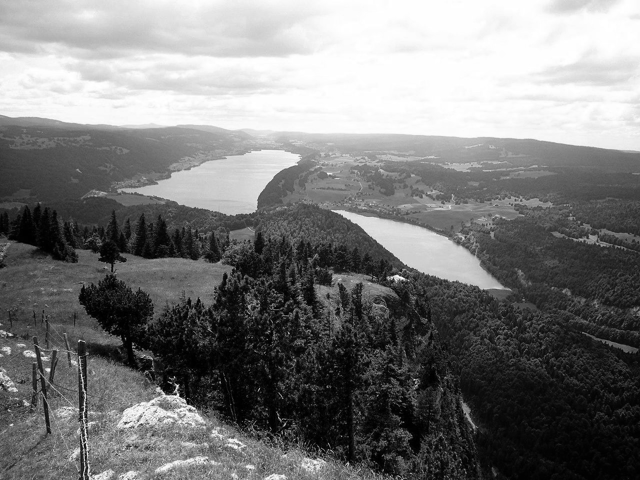
#> input picture 1_pixel_fourier_lab/images/joux.tif, 640 x 480 px; the run also reads 1 picture not shown here
$ jupyter execute --allow-errors 1_pixelwise_operations.ipynb   (shell and % lines are left out)
#> lines starting #> are read from the running program, lines starting #| are printed output that depends on the picture
## Image Processing Laboratory Notebooks
---

This Jupyter Notebook is part of a series of computer laboratories that are designed
to teach image-processing programming; they are running on the EPFL's Noto server. They are the practical complement of the theoretical lectures of the EPFL's Master course
[**MICRO-511 Image Processing I**](https://moodle.epfl.ch/course/view.php?id=522) taught by Prof. M. Unser and Prof. D. Van de Ville.

The project is funded by the Center for Digital Education and the School of Engineering. It is owned by the [Biomedical Imaging Group](http://bigwww.epfl.ch/).
The distribution or reproduction of the notebook is strictly prohibited without the written consent of the authors.  &copy; EPFL 2025.

**Authors**:
    [Pol del Aguila Pla](mailto:pol.delaguilapla@epfl.ch),
    [Kay Lächler](mailto:kay.lachler@epfl.ch),
    [Alejandro Noguerón Arámburu](mailto:alejandro.nogueronaramburu@epfl.ch),
    [Yan Liu](mailto:yan.liu@epfl.ch), and
    [Daniel Sage](mailto:daniel.sage@epfl.ch).

---
# Lab 1.1: Pixel-wise operations
**Released**: Thursday, September 25, 2025

**Submission deadline**: Monday, October 6, 2025, before 23:59 on [Moodle](https://moodle.epfl.ch/course/view.php?id=522)

**Grade weight**: Lab 1 (16 points), 9% of the overall grade

**Related lectures**: Chapter 1

### Student Name:
### SCIPER:

Double-click on this cell and fill your name and SCIPER number. Then, run the cell below to verify your identity in Noto and set the seed for random results.

[cell 1]
import getpass
# This line recovers your camipro number to mark the images with your ID
uid = int(getpass.getuser().split('-')[2]) if len(getpass.getuser().split('-')) > 2 else ord(getpass.getuser()[0])
print(f'SCIPER: {uid}')

### Imports
In the next cell we import the python libraries that we will use throughout the lab, as well as the `ImageViewer` class (Python package developed specifically for these laboratories, see documentation [here](https://github.com/Biomedical-Imaging-Group/interactive-kit/wiki/Image-Viewer), or run the python command `help(viewer)` after loading the class):
* [`matplotlib.pyplot`](https://matplotlib.org), to display images,
* [`ipywidgets`](https://ipywidgets.readthedocs.io/en/latest/), to make the image display interactive, and
* [`numpy`](https://numpy.org/doc/stable/reference/), for mathematical operations on arrays.

Run the next cell to get your notebook ready.

**Note:** Always run the two import cells below before starting to work on the notebook.

[cell 2]

# Configure plotting as dynamic

# Import required packages for this lab
import matplotlib.pyplot as plt
import ipywidgets as widgets
import numpy as np
from skimage import io
from interactive_kit import imviewer as viewer

# Loading images
joux = io.imread("images/joux.tif").astype('float64')
#> joux: shape (480, 640) float64; min 0, max 255, mean 122.7
c_elegans = io.imread("images/c-elegans.tif")

In the following cell we import the JS `ImageAccess` class. You can find the documentation of the class [here](https://biomedical-imaging-group.github.io/image-access/).

#> (a cell that did not finish here is left out)

# Pixel-wise operations (9 points)

In this laboratory you will learn the basics of pixel-wise image processing by performing simple operations at a pixel level. This has many practical applications such as image normalization, colorization, and just to get information of an image. However, part of the goal of this laboratory is for you to feel comfortable with the process of accessing pixels of an image in both a high-level and a low-level language. Therefore, the laboratory will be mostly in *JavaScript*, and then we will use *Python* for a few applications.

**Important:** Each cell that contains code begins with `%use sos` or `%use javascript`. This indicates if the code in this specific cell should be executed in Python or JavaScript. Do not change or remove any lines of code that begin with an `%`. They need to be on the first line of each cell!

### Visualize Images
To become familiar with the images we will use, run the next cell and cycle through them.

[cell 4]
plt.close("all")
#> (the rest of this cell did not finish here and is left out)

# 1. Vignetting (3 points)

Vignetting refers to the reduction of brightness at the border of an image, leaving an unaffected circular region (or "hole") in the middle. It was initially an unintended effect caused by lens limitations in photography, but is now often seen as a decorative feature.

## 1.A. Vignetting in JavaScript (1 point)

To add the vignetting effect to a picture, the input image will be multiplied by a vignetting function $v(r)$:
$$v(r)=1-\frac{\alpha}{1+e^{-k(r-\frac{h}{2})}},\;\;\text{where}\;\; r^2(x,y)=\frac{(x-x_c)^2}{n_x^2}+\frac{(y-y_c)^2}{n_y^2},$$

with $r$ the normalized distance from the center of the image; $n_x$ and $n_y$ the size of the image, $x_c$ and $y_c$ the location of the center pixel of the image.
The three parameters $h$, $k$ and $\alpha$ allow us to tune the vignetting effect.

In the cell below, **for 1 point**, complete the function `vignette(img, h, k, alpha)` that multiplies each pixel of the input image by the vignetting function.

*Hint:* [Link](https://developer.mozilla.org/en-US/docs/Web/JavaScript/Reference/Global_Objects/Math) to the documentation on JavaScript's Math object.

#> (a cell that did not finish here is left out)

In the next cell we will perform a very basic sanity check, by applying the <code>vignette</code> function on a blank (all pixels are $255$) image and checking the minimum and maximum values of the vignetting effect. Since we use $\alpha=0.6$, the minimum value should be $(1 - 0.6) \cdot 255 = 102$, and because we use a large $h$ as well as $k \ne 0$, the maximum value should be $255$.

Run the cell below to check that this is the case. Be aware that even if your function passes the sanity checks, this does not mean that it is correct.

#> (a cell that did not finish here is left out)

Let's visualize the vignette effect created by your function on the blank image in the next cell. This visualization will help you find issues, if there are any.

[cell 7]

plt.close('all')
#> (the rest of this cell did not finish here and is left out)

## 1.B. Vignetting in Python (2 points)

Now that you have implemented the low-level version of the vignetting function, we will demonstrate how to achieve the same result in a higher-level language, such as Python. For this, we define the function for $r(x, y)$ and $v(r)$, and then we can use [`np.fromfunction`](https://numpy.org/doc/stable/reference/generated/numpy.fromfunction.html) to evaluate the function over the entire image. Run the cell below to define the Python version of the `vignette` function, which we will use to test your JavaScript function.

[cell 8]
# Function that applies the vignette effect on an image
def vignette(img, h, k, alpha):
    # Center pixel
#> called with h = 0.85, k = 200, alpha = 0.4
    y_c, x_c = np.array(img.shape) // 2
#> y_c = 240; x_c = 320
    # Define functions for r and v
    r_func = lambda x, y: np.sqrt((x-x_c)**2/img.shape[1]**2 + (y-y_c)**2/img.shape[0]**2)
    v_func = lambda y, x: 1 - alpha / (1 + np.exp(-k*(r_func(x, y) - (h/2))))
    # Evaluate the functions to generate v(r)
    v = np.fromfunction(v_func, img.shape)
    return img * v
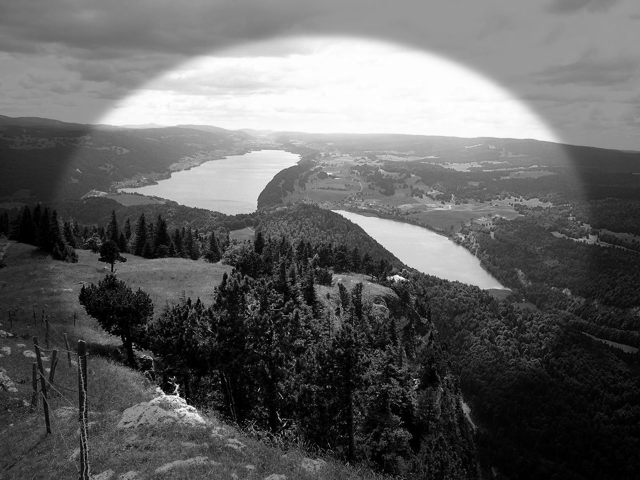
#> returned value: shape (480, 640) float64; min 0, max 255, mean 98.8

joux_vignette = vignette(joux, 0.85, 200, 0.4)

In the following two cells, we will compare your JavaScript function with the Python one using the image `joux`.
**Note**: If your function is not correct, **red** regions in the `viewer` indicate differences between the two images. Use this to correct your implementation.

#> (a cell that did not finish here is left out)

#> (a cell that did not finish here is left out)

Finally, gain a better understanding of how the three parameters ($h$, $k$, and $\alpha$) influence the final result using the <code>Extra Widgets</code> to observe image changes.

[cell 11]
# Define sliders and button
h_slider = widgets.FloatSlider(value=0.5, min=0, max=1, step=0.01, description='h')
k_slider = widgets.FloatSlider(value=150, min=0, max=300, step=1, description='k')
alpha_slider = widgets.FloatSlider(value=0.5, min=0, max=1, step=0.01, description=r'$\alpha$')
button = widgets.Button(description='Apply Vignette')

# Callback function that applies the vignette effect
def vignette_callback(img):
    return vignette(img, h_slider.value, k_slider.value, alpha_slider.value)

plt.close('all')
#> (the rest of this cell did not finish here and is left out)

### Multple Choice Questions

For **two points (0.5 points each)**, answer the next four multiple choice questions.

* Q1: What does the parameter $h$ control?

1. The attenuation of the background outside the hole.
2. The size of the hole.
3. The shape of the hole.
4. The fading of the border of the hole into the background.

In the next cell, assign your choice to the variable `answer`. Then, run the cell after that one to verify that your answer is valid.

[cell 12]
# Modify the variable below to reflect your choice
answer = None
# YOUR CODE HERE

[cell 13]
# Check that the answer is in the correct range
if not answer in [1, 2, 3, 4]:
    print('WARNING!!\nPossible answers are 1, 2, 3 or 4.')

* Q2: What does the parameter $k$ control?

1. The attenuation of the background outside the hole.
2. The size of the hole.
3. The shape of the hole.
4. The fading of the border of the hole into the background.

In the next cell, assign your choice to the variable `answer`.

[cell 14]
# Modify the variable below to reflect your choice
answer = None
# YOUR CODE HERE

[cell 15]
# Check that the answer is in the correct range
if not answer in [1, 2, 3, 4]:
    print('WARNING!!\nPossible answers are 1, 2, 3 or 4.')

* Q3: What does the parameter $\alpha$ control?

1. The attenuation of the background outside the hole.
2. The size of the hole.
3. The shape of the hole.
4. The fading of the border of the hole into the background.

In the next cell, assign your choice to the variable `answer`.

[cell 16]
# Modify the variable below to reflect your choice
answer = None
# YOUR CODE HERE

[cell 17]
# Check that the answer is in the correct range
if not answer in [1, 2, 3, 4]:
    print('WARNING!!\nPossible answers are 1, 2, 3 or 4.')

* Q4: What is the range of values of $r$?

1. $[0, \pi]$
2. $[0, \max(n_x, n_y)]$
3. $[0, \frac{\sqrt{2}}{2}]$
4. $[0, \frac{1}{2}]$

In the next cell, assign your choice to the variable `answer`.

[cell 18]
# Modify the variable below to reflect your choice
answer = None
# YOUR CODE HERE

[cell 19]
# Check that the answer is in the correct range
if not answer in [1, 2, 3, 4]:
    print('WARNING!!\nPossible answers are 1, 2, 3 or 4.')

# 2. Image normalization (6 points)

Normalization is a key preprocessing step in image processing. In this section, you will learn different ways to normalize an image.

## 2.A. Pixelwise normalization (4 points)

**For a total of 3 points**, complete the three functions below (**1 point each**), which output images normalized with respect to different statistics:

* `makeZeroMean(img)`: Normalizes the image so that the **sample mean of the pixel values is zero**. The standard deviation remains the same.
* `stretchContrast(img)`: Normalizes the image so that the **minimum value is $0$ and the maximum value is $1$ (the ratio $\frac{\sigma}{range}$ should not change)**.
* `normalize2ndOrderStatistics(img)`: Normalizes the image so that the **sample mean of the pixel values is zero** and the **sample standard deviation is $1$**.

JS, unlike Python, **does not** have a function to calculate the mean or the standard deviation. Thus, you will need to code them yourself explicitly.

*Hint:* You can use `img.getMin()` and `img.getMax()` to get the min and max value of a JavaScript image `img`. Also, you can access a wide range of mathematical functions through the Math library in JavaScript (e.g., `Math.sqrt()`). You can read more about it [here](https://developer.mozilla.org/en-US/docs/Web/JavaScript/Reference/Global_Objects/Math).

**Note:** Make sure to calculate the mean and standard deviation outside of the two for loops that iterate through the pixels of the image, otherwise the operation takes much too long to compute for real images!

First, implement the function `makeZeroMean` in the cell below.

#> (a cell that did not finish here is left out)

Great! Now it's time to test your implementation. We will do two parallel tests: one on a simple $3×3$ array, one on a real image `joux`. If an error is thrown in any of the tests, you implementation is not yet correct. We will also test the execution time of your function, to tell you if you made a mistake. In future labs you will be responsible by yourself to check that you coded an efficient solution.

#> (a cell that did not finish here is left out)

Now, implement `stretchContrast`.

#> (a cell that did not finish here is left out)

Run the next cell to run a simple sanity check. Again, we will test on a simple $3\times 3$ image and then on `joux`.

#> (a cell that did not finish here is left out)

Finally, implement the function `normalize2ndOrderStatistics`.

#> (a cell that did not finish here is left out)

And run the next cell for a quick test again.

#> (a cell that did not finish here is left out)

In order to illustrate the relevance of image normalization, we provide a sequence of fluorescence microscopy images (see more [here](https://en.wikipedia.org/wiki/Fluorescence_microscope)) named `c_elegans`. It consists of consecutive slices of a same 3D volume. The problem is they appear increasingly darker due to photobleaching (i.e. a progressive loss of fluorescence, see [here](https://en.wikipedia.org/wiki/Photobleaching)), complicating any image analysis thereof. To tackle this issue we need to normalize the sequence.

*Hint*: In the next cell, you will see the original images, and a graph that shows the effect of photobleaching on the mean value of each image. Make sure you explore the images and their histogram by clicking on the `Prev` and `Next` buttons!

[cell 26]

# Show c_elegans images
plt.close("all")
viewer(list(c_elegans), normalize=False, clip_range=[0, 255], title=[f"c_elegans {ind+1}" for ind in range(12)], hist=True)
#> (this line was passed over: interactive_kit is not available in this run)
# Show decay of the mean value through time due to photobleaching
fig = plt.figure(num=f"SCIPER: {uid}",figsize=(6,4))
plt.plot([ind+1 for ind in range(12)], [np.mean(c_elegans[ind,:,:]) for ind in range(12)])
plt.xticks([ind+1 for ind in range(12)]); plt.xlabel("Image number"); plt.ylabel("Mean value");
plt.grid('both'); plt.show();
#> after `plt.grid('both')`:
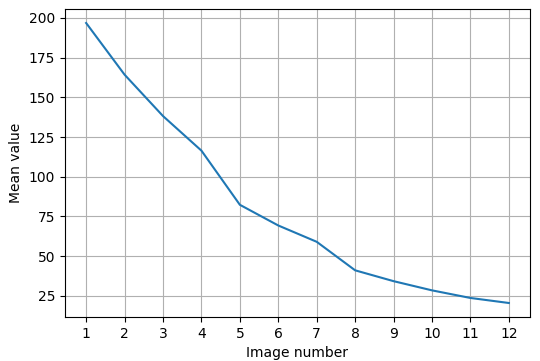
#> figure drawn by matplotlib, 1 panel; curve peaks at x = 1, y = 196.8

Now we are going to visualize the effect of each of your normalizing functions on `c_elegans`. For this purpose, we provide you with the function `make_montage(img_arr, mode, cols)`. It performs the operation specified by `mode` (1: zero mean, 2: stretch contrast, 3: normalize statistics) on each image and then places the result in the correct position within the montage `out`.

Now run the next cell to declare the function `makeMontage()`.

#> (a cell that did not finish here is left out)

Now, we will apply your methods to the image slices we have just loaded. First, we convert each element in the array `c_elegans`  to an `Image` object. Then, we call the function on the array with each of the three modes to visualize the result of the functions that you implemented above.

#> (a cell that did not finish here is left out)

Now that we have applied your functions and that we have the variables in Python, let's visualize them. Run the following cell to do so. Use the buttons `Next` and `Prev` to browse through the three images. If your implementations passed the previous tests, you should see the correct result. Look carefully at the images and solve the two MCQs coming next.

#> (a cell that did not finish here is left out)

### Multiple choice questions

Why does the bottom-right corner of the **Zero Mean Montage** have lower contrast than the top-left corner? (**0.5 points**)

1. Because the different subimages in the montage have different spreads of values around their mean.
2. It is an illumination effect.
3. The bottom-right subimages of the montage are defective.

Modify the variable `answer` in the next cell to reflect your choices.

[cell 30]
# Assign your answer to this variable
answer = None
# YOUR CODE HERE

[cell 31]
if not answer in [1, 2, 3]:
    print('WARNING!!\nPossible answers are 1, 2 or 3.')

Why is this not the case for the other two montages? (**0.5 points**)

1. Because the images already had zero mean.
2. Because the other two functions modify the contrast by adjusting the range of intensities.

Modify the variable `answer` in the next cell to reflect your choices.

[cell 32]
# Assign your answer to this variable
answer = None
# YOUR CODE HERE

[cell 33]
if not answer in [1, 2, 3]:
    print('WARNING!!\nPossible answers are 1, 2 or 3.')

## 2.B. Normalization in Python (2 points)

As you have probably realized by now, low-level languages can get tedious. You can do the same thing you did in JavaScript in fewer lines in Python, by using NumPy arrays, so let's do it!

As an example, we have implemented the function `make_zero_mean`. **For a total of 2 points**, implement the other two methods (`stretch_contrast` and `normalize_2nd_order_statistics`) in Python in the following cells (**1 point each**).

*Hints:* It's possible to complete every function with only one line of code using Numpy built-in functions, so for-loops are not accepted!

[cell 34]
# Function that normalizes the image so that the sample mean of the pixel values is zero.
def make_zero_mean(img):
    output = np.copy(img)
    output = img-np.mean(img)
    return output

[cell 35]
# Function that normalizes the image so that all pixels have values between 0 and 1.
def stretch_contrast(img):
    output = np.copy(img)
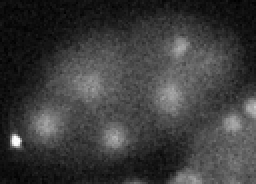
#> output: shape (92, 128) uint16 (shown 2 times larger); min 136, max 392, mean 196.8; drawn with min black and max white

    # YOUR CODE HERE

    return output
